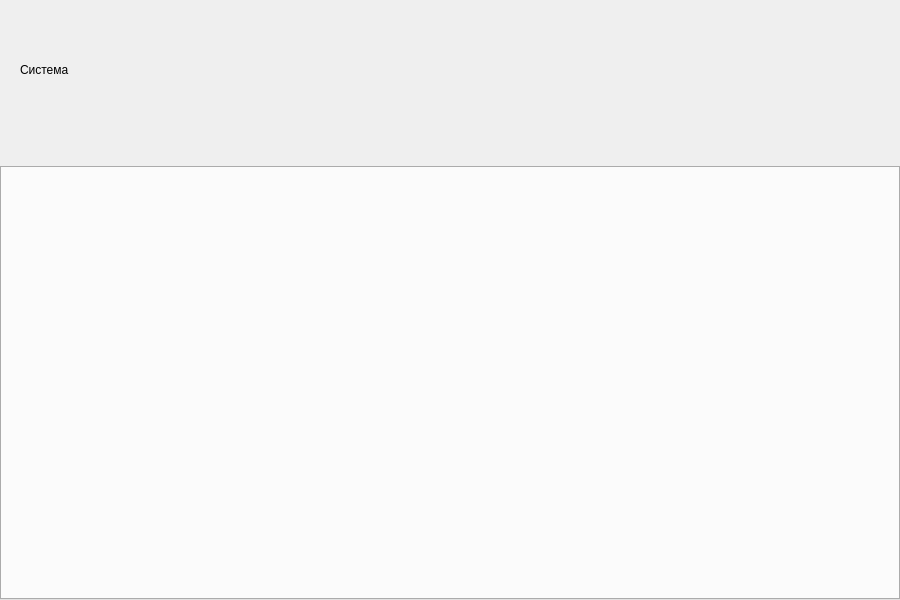
<?xml version="1.0" encoding="UTF-8"?>
<ui version="4.0">
 <class>SystemTab</class>
 <widget class="QWidget" name="SystemTab">
  <property name="geometry">
   <rect>
    <x>0</x>
    <y>0</y>
    <width>900</width>
    <height>600</height>
   </rect>
  </property>
  <property name="windowTitle">
   <string>Система</string>
  </property>
  <property name="styleSheet">
   <string notr="true">QWidget {
    background-color: {BG_DIALOG_ALT};
}
QTabWidget::pane {
    border: 1px solid {BORDER_DEFAULT};
    border-radius: 8px;
    background-color: {BG_CARD};
}
QTabBar::tab {
    background-color: {BG_SURFACE_HEADER};
    border: 1px solid {BORDER_DEFAULT};
    border-bottom: none;
    border-top-left-radius: 8px;
    border-top-right-radius: 8px;
    padding: 10px 20px;
    margin-right: 5px;
    font-size: 14px;
    font-weight: bold;
    color: {TEXT_BLACK};
}
QTabBar::tab:selected {
    background-color: {BG_CARD};
    border-bottom: 2px solid {ACCENT_PRIMARY};
    color: {TEXT_BLACK};
}
QTabBar::tab:hover {
    background-color: {BG_HOVER_ALT};
    color: {TEXT_BLACK};
}
QScrollArea {
    border: none;
    background-color: transparent;
}
QScrollBar:vertical {
    border: none;
    background: {SCROLLBAR_BG};
    width: 10px;
    border-radius: 5px;
}
QScrollBar::handle:vertical {
    background: {SCROLLBAR_HANDLE};
    border-radius: 5px;
    min-height: 20px;
}
QScrollBar::handle:vertical:hover {
    background: {SCROLLBAR_HANDLE_HOVER};
}
QScrollBar::add-line:vertical, QScrollBar::sub-line:vertical {
    border: none;
    background: none;
}</string>
  </property>
  <layout class="QVBoxLayout" name="verticalLayout">
   <property name="leftMargin">
    <number>0</number>
   </property>
   <property name="topMargin">
    <number>0</number>
   </property>
   <property name="rightMargin">
    <number>0</number>
   </property>
   <property name="bottomMargin">
    <number>0</number>
   </property>
   <item>
    <widget class="QFrame" name="headerFrame">
     <property name="minimumSize">
      <size>
       <width>0</width>
       <height>140</height>
      </size>
     </property>
     <property name="maximumSize">
      <size>
       <width>16777215</width>
       <height>140</height>
      </size>
     </property>
     <property name="styleSheet">
      <string notr="true">QFrame {
    background-color: {HEADER_BG};
    border: none;
}</string>
     </property>
     <property name="fixedHeight" stdset="0">
      <number>140</number>
     </property>
     <layout class="QHBoxLayout" name="headerLayout">
      <property name="leftMargin">
       <number>20</number>
      </property>
      <property name="topMargin">
       <number>0</number>
      </property>
      <property name="rightMargin">
       <number>20</number>
      </property>
      <property name="bottomMargin">
       <number>0</number>
      </property>
      <item>
       <widget class="QLabel" name="titleLabel">
        <property name="styleSheet">
         <string notr="true">color: {TEXT_ON_ACCENT}; font-size: 32px; font-weight: bold; background-color: transparent;</string>
        </property>
        <property name="text">
         <string>Система</string>
        </property>
       </widget>
      </item>
      <item>
       <spacer name="headerSpacer">
        <property name="orientation">
         <enum>Qt::Orientation::Horizontal</enum>
        </property>
        <property name="sizeHint" stdset="0">
         <size>
          <width>40</width>
          <height>20</height>
         </size>
        </property>
       </spacer>
      </item>
     </layout>
    </widget>
   </item>
   <item>
    <widget class="QWidget" name="contentWidget" native="true">
     <layout class="QVBoxLayout" name="contentLayout">
      <property name="leftMargin">
       <number>0</number>
      </property>
      <property name="topMargin">
       <number>20</number>
      </property>
      <property name="rightMargin">
       <number>0</number>
      </property>
      <property name="bottomMargin">
       <number>0</number>
      </property>
      <item>
       <widget class="QTabWidget" name="tabWidget">
        <property name="currentIndex">
         <number>-1</number>
        </property>
        <property name="tabsClosable">
         <bool>false</bool>
        </property>
        <property name="movable">
         <bool>true</bool>
        </property>
       </widget>
      </item>
     </layout>
    </widget>
   </item>
  </layout>
 </widget>
 <resources/>
 <connections/>
</ui>
